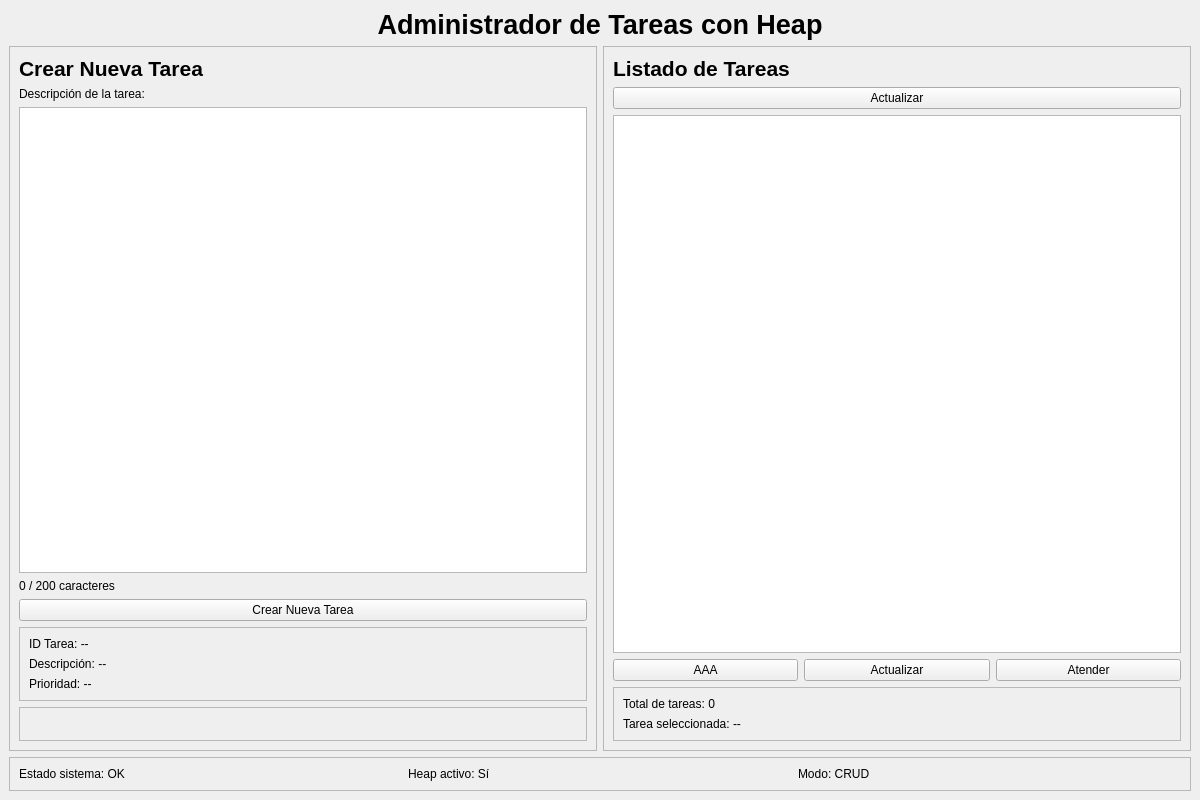
<?xml version="1.0" encoding="UTF-8"?>
<ui version="4.0">
 <class>MainWindow</class>
 <widget class="QMainWindow" name="MainWindow">
  <property name="geometry">
   <rect>
    <x>0</x>
    <y>0</y>
    <width>1200</width>
    <height>800</height>
   </rect>
  </property>
  <property name="windowTitle">
   <string>Programador de Tareas - Heap</string>
  </property>

  <widget class="QWidget" name="centralwidget">
   <layout class="QVBoxLayout" name="verticalLayout_main">

    <item>
     <widget class="QLabel" name="lblTitulo">
      <property name="text">
       <string>Administrador de Tareas con Heap</string>
      </property>
      <property name="alignment">
       <set>Qt::AlignHCenter|Qt::AlignVCenter</set>
      </property>
      <property name="font">
       <font>
        <pointsize>20</pointsize>
        <weight>75</weight>
        <bold>true</bold>
       </font>
      </property>
     </widget>
    </item>

    <item>
     <layout class="QHBoxLayout" name="horizontalLayout_main">

      <item>
       <widget class="QFrame" name="frmCrearTarea">
        <property name="frameShape">
         <enum>QFrame::StyledPanel</enum>
        </property>
        <layout class="QVBoxLayout" name="verticalLayout_left">

         <item>
          <widget class="QLabel" name="lblCrearTarea">
           <property name="text">
            <string>Crear Nueva Tarea</string>
           </property>
           <property name="font">
            <font>
             <pointsize>16</pointsize>
             <weight>75</weight>
             <bold>true</bold>
            </font>
           </property>
          </widget>
         </item>

         <item>
          <widget class="QLabel" name="lblDescripcion">
           <property name="text">
            <string>Descripción de la tarea:</string>
           </property>
          </widget>
         </item>

         <item>
          <widget class="QTextEdit" name="txtDescripcionNueva"/>
         </item>

         <item>
          <widget class="QLabel" name="lblContadorCaracteres">
           <property name="text">
            <string>0 / 200 caracteres</string>
           </property>
          </widget>
         </item>

         <item>
          <widget class="QPushButton" name="btnCrearNueva">
           <property name="text">
            <string>Crear Nueva Tarea</string>
           </property>
           <property name="minimumHeight">
            <number>40</number>
           </property>
          </widget>
         </item>

         <item>
          <widget class="QFrame" name="frmTareaActual">
           <property name="frameShape">
            <enum>QFrame::StyledPanel</enum>
           </property>
           <layout class="QVBoxLayout">

            <item>
             <widget class="QLabel" name="lblTareaID">
              <property name="text">
               <string>ID Tarea: --</string>
              </property>
             </widget>
            </item>

            <item>
             <widget class="QLabel" name="lblTareaDesc">
              <property name="text">
               <string>Descripción: --</string>
              </property>
             </widget>
            </item>

            <item>
             <widget class="QLabel" name="lblTareaPrioridad">
              <property name="text">
               <string>Prioridad: --</string>
              </property>
             </widget>
            </item>

           </layout>
          </widget>
         </item>

         <item>
          <widget class="QFrame" name="frmMensaje">
           <property name="frameShape">
            <enum>QFrame::StyledPanel</enum>
           </property>
           <layout class="QVBoxLayout">
            <item>
             <widget class="QLabel" name="lblMensaje">
              <property name="text">
               <string></string>
              </property>
             </widget>
            </item>
           </layout>
          </widget>
         </item>

        </layout>
       </widget>
      </item>

      <item>
       <widget class="QFrame" name="frmListadoTareas">
        <property name="frameShape">
         <enum>QFrame::StyledPanel</enum>
        </property>
        <layout class="QVBoxLayout" name="verticalLayout_right">

         <item>
          <widget class="QLabel" name="lblListado">
           <property name="text">
            <string>Listado de Tareas</string>
           </property>
           <property name="font">
            <font>
             <pointsize>16</pointsize>
             <weight>75</weight>
             <bold>true</bold>
            </font>
           </property>
          </widget>
         </item>

         <item>
          <widget class="QPushButton" name="btnActualizarListado">
           <property name="text">
            <string>Actualizar</string>
           </property>
          </widget>
         </item>

         <item>
          <widget class="QListWidget" name="listTareas"/>
         </item>

         <item>
          <layout class="QHBoxLayout">

           <item>
            <widget class="QPushButton" name="btnAsignarAAA">
             <property name="text">
              <string>AAA</string>
             </property>
            </widget>
           </item>

           <item>
            <widget class="QPushButton" name="btnActualizarTarea">
             <property name="text">
              <string>Actualizar</string>
             </property>
            </widget>
           </item>

           <item>
            <widget class="QPushButton" name="btnAtenderTarea">
             <property name="text">
              <string>Atender</string>
             </property>
            </widget>
           </item>

          </layout>
         </item>

         <item>
          <widget class="QFrame" name="frmInfoTareas">
           <property name="frameShape">
            <enum>QFrame::StyledPanel</enum>
           </property>
           <layout class="QVBoxLayout">

            <item>
             <widget class="QLabel" name="lblTotalTareas">
              <property name="text">
               <string>Total de tareas: 0</string>
              </property>
             </widget>
            </item>

            <item>
             <widget class="QLabel" name="lblTareaSeleccionada">
              <property name="text">
               <string>Tarea seleccionada: --</string>
              </property>
             </widget>
            </item>

           </layout>
          </widget>
         </item>

        </layout>
       </widget>
      </item>

     </layout>
    </item>

    <item>
     <widget class="QFrame" name="frmInfoSistema">
      <property name="frameShape">
       <enum>QFrame::StyledPanel</enum>
      </property>
      <layout class="QHBoxLayout" name="horizontalLayout_info">
       <item>
        <widget class="QLabel" name="lblInfo1">
         <property name="text">
          <string>Estado sistema: OK</string>
         </property>
        </widget>
       </item>
       <item>
        <widget class="QLabel" name="lblInfo2">
         <property name="text">
          <string>Heap activo: Sí</string>
         </property>
        </widget>
       </item>
       <item>
        <widget class="QLabel" name="lblInfo3">
         <property name="text">
          <string>Modo: CRUD</string>
         </property>
        </widget>
       </item>
      </layout>
     </widget>
    </item>

   </layout>
  </widget>

 </widget>
 <resources/>
 <connections/>
</ui>
